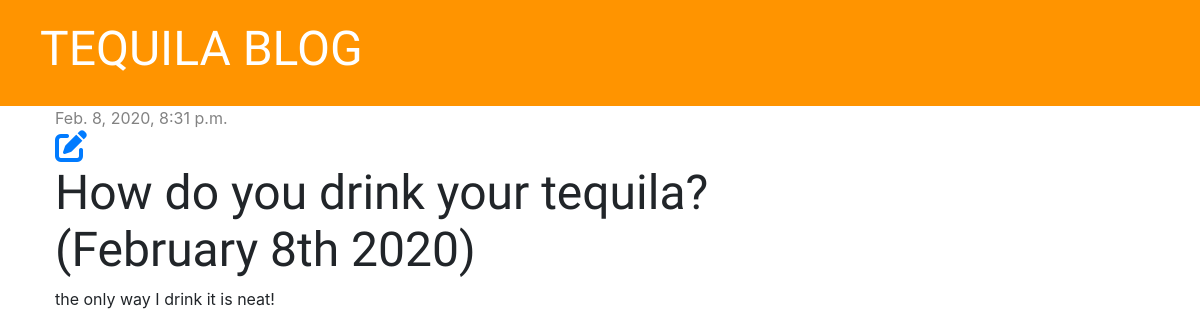
Screenshot of /post/3 with the database file from the repository.
### blog/models.py (models this page shows, shortened)
class Post(models.Model):
    author = models.ForeignKey('auth.User', on_delete=models.CASCADE)
    title = models.CharField(max_length=200)
    text = models.TextField()
    created_date = models.DateTimeField(default=timezone.now)
    published_date = models.DateTimeField(blank=True, null=True)

### blog/views.py (the view)
# urls.py: path('post/<int:pk>', views.post_detail, name='post_detail'),
def post_detail(request, pk):
    post = get_object_or_404(Post, pk=pk) #this will get the object from Post and if doesn't exist will throw a 404
    stuff_for_frontend = {'post':post}
    return render(request, 'blog/post_detail.html', stuff_for_frontend)

### blog/templates/blog/post_detail.html
{% extends 'blog/base.html' %}
{% block content %}
    <div class="post">
          {% if post.published_date %}
              <div class="date">
                    {{ post.published_date }}
              </div>
          {% endif %}
          <a href="{% url 'post_edit' pk=post.pk %}"><i class="fas fa-edit fa-2x"></i></a>
          <h1>{{ post.title }}</h1>
          <p>{{ post.text|linebreaksbr }}</p>
    </div>
{% endblock %}

### blog/static/css/blog.css (style rules this page uses)
h1, h2, h3, h4 { font-family: 'Tangerine', 'Inconsolata', 'Droid Sans', serif; font-size: 48px; }
.date { color: #828282; }
.post { margin-bottom: 70px; }

### rows the page displays
Post: published_date "Feb. 8, 2020, 8:31 p.m.", title "How do you drink your tequila? (February 8th 2020)", text "the only way I drink it is neat!"
